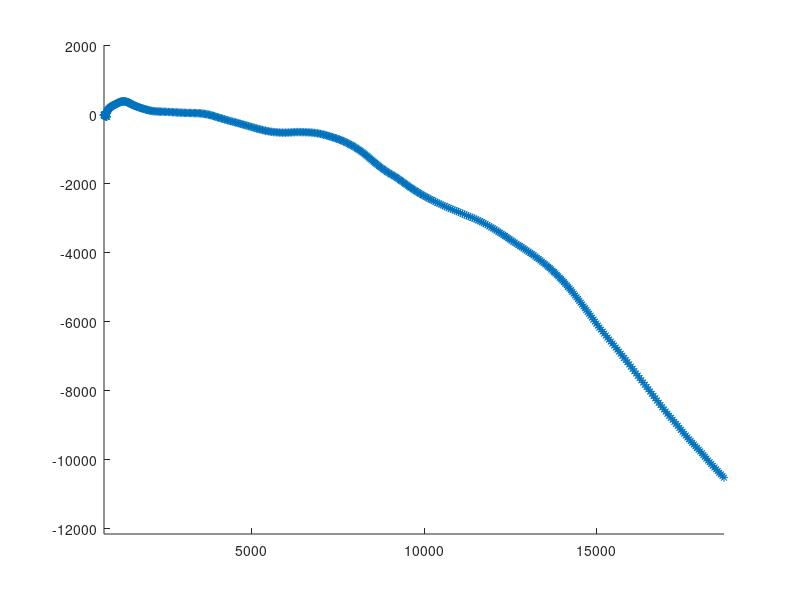

MATLAB code for this plot: (Note: this script raises an error after producing the figure.)
%% Clear and initialize model

clear all

% Transition probability matrix
P = (ones(5) + diag(ones(1,5))*15)/20;

% Driving commands (bivariate Markov chain)
Z = [0 0; 3.5 0; 0 3.5; -3.5 0; 0 -3.5];
dt = 0.5;
alpha = 0.6;

% Phi matrices
phi_dash = [1 dt dt^2/2;0 1 dt; 0 0 alpha];
phi_dash_z = [dt^2/2;dt;0];
phi_dash_w = [dt^2/2;dt;1];

phi = [phi_dash zeros(3);zeros(3) phi_dash];
phi_w = [phi_dash_w zeros(3,1);zeros(3,1) phi_dash_w];
phi_z = [phi_dash_z zeros(3,1);zeros(3,1) phi_dash_z];

v = 90;
eta = 3;
sigma = 1.5;

%% Generate particle (path) of length T

% TODO: do this for N separate instances to generate N particles
% TODO: computation of weights

% Initial state vector X_0
X = randn(6,1) .* [500 5 5 200 5 5]';

% Index for initial driving command Z_0
c = randi(5); 

T = 501; % Number of time steps

% Drive T steps and store X vector at each time step in test_particle
particle = zeros(6,T);
W = randn(2, 1)*0.25;
particle(:,1) = phi*X + phi_z*Z(c,:)' + phi_w*W;

for t = 1:T-1
    % Driving command for next step,
    y = linspace(1,5,5);
    if (rand() > 0.8)
        c = randsample(setdiff(y,c),1);
    end
    W = randn(2, 1)*0.25;
    particle(:,t+1) = phi*particle(:,t) + phi_z*Z(c,:)' + phi_w*W;
end

figure(1)
clf
hold on

coords = particle([1 4],:)';
% coords = [particle(1,:)' particle(4,:)'];
plot(coords(:,1),coords(:,2),'*')
axis equal

%%

load('HA1-data/stations.mat');
load('HA1-data/RSSI-measurements.mat');

y = Y;

%%

sigma=1.5;

% Y = v - 10*eta*log10|x-pi| + noise;
y1 = v - 10*eta*log10(sqrt( sum((coords-pos_vec(:,1)').^2, 2) )) + sigma*randn(501,1);
y2 = v - 10*eta*log10(sqrt( sum((coords-pos_vec(:,2)').^2, 2) )) + sigma*randn(501,1);
y3 = v - 10*eta*log10(sqrt( sum((coords-pos_vec(:,3)').^2, 2) )) + sigma*randn(501,1);
y4 = v - 10*eta*log10(sqrt( sum((coords-pos_vec(:,4)').^2, 2) )) + sigma*randn(501,1);
y5 = v - 10*eta*log10(sqrt( sum((coords-pos_vec(:,5)').^2, 2) )) + sigma*randn(501,1);
y6 = v - 10*eta*log10(sqrt( sum((coords-pos_vec(:,6)').^2, 2) )) + sigma*randn(501,1);

y = [y1';y2';y3';y4';y5';y6'];

%%

N = 500;

sigmas = [500 5 5 200 5 5];

X_p = [randn(6,N).*sigmas'; randi(5,1,N)];
% W_p = prod(normpdf(X_p(1:6,:), zeros(6,1), sigmas'));
figure(1)
clf
plot(coords(:,1),coords(:,2), 'b')
hold on
plot(pos_vec(1,:), pos_vec(2,:), 'r*')
axis equal
title('Generated path')
xlabel('X')
ylabel('Y')
legend('Generated path', 'Base stations')

figure(2)
clf
plot(y')
axis([0 501 -40 20])
title('Generated signal strength for all base stations')
xlabel('Time step')
ylabel('Signal strength (dB)')
legend('norr', 'söder', 'nordost', 'sydost', 'sydväst', 'nordväst')


figure(3)
clf
plot(X_p(1,:), X_p(4,:), '.')
hold on
plot(pos_vec(1,:), pos_vec(2,:), 'r*')
axis equal

%%

y1t = zeros(6,N);
for i = 1:6
    y1t(i,:) = v - 10*eta*log10(sqrt( sum((X_p([1 4],:)-pos_vec(:,i)).^2, 1) ));
end
W_p = prod(normpdf(y1t, y(:,1), sigma));
% W_p = ones(1,N);

figure(4)
clf
plot3(X_p(1,:),X_p(4,:), W_p, '*')
hold on
plot3(coords(1,1), coords(1,2), max(W_p), 'ro')
axis vis3d
xlabel('X')
ylabel('Y')
zlabel('Z')

guesses = [];
guesses = [guesses sum(X_p(1:6,:).*W_p, 2)/sum(W_p)];
% plot3(guess(1),guess(4),max(W_p), 'go')

sigma_w = .25;

for i = 2:30
    
%     particle(:,t+1) = phi*particle(:,t) + phi_z*Z(c,:)' + phi_w*W;
    W = randn(2, N)*sigma_w^2;
    X_p(1:6,:) = phi*X_p(1:6,:) + phi_z * Z(X_p(7,:),:)' + phi_w*W;
%     X_diff = phi_w*W;
    
%     W_p = W_p .* prod(normpdf(W, 0, sigma_w),1);
    
    change = rand(N,1);
    num = sum(change<.25);
    new = zeros(1,N);
    new(change<.25) = randi(5, 1,num);
    changed = X_p(7,:) ~= new & (change<.25)';
    X_p(7, change<.25) = new(new>0);
    
    for j = 1:6
        y1t(j,:) = v - 10*eta*log10(sqrt( sum((X_p([1 4],:)-pos_vec(:,j)).^2, 1) ));
    end
    
    W_p = W_p.*prod(normpdf(y1t, y(:,1), sigma));
%     W_p(changed) = W_p(changed)*.2;
%     W_p(~changed) = W_p(~changed)*.8;
%     W_p
%     W_p
%     W_p = W_p.*prod(normpdf(y1t, y(:,1), sigma));
    guesses = [guesses sum(X_p(1:6,:).*W_p, 2)/sum(W_p)];
%     [max(W_p) prod(normpdf(y1t, y(:,1), sigma))]
    if (max(W_p) > 1e-50)
%         W_p = W_p./max(W_p);
    else
%         W_p = 1;
    end

%     figure(3)
%     clf
%     plot(X_p(1,:), X_p(4,:), '.')
%     hold on
%     plot(pos_vec(1,:), pos_vec(2,:), 'r*')
%     plot(coords(i,1), coords(i,2), 'g*')
%     plot(guesses(1,i), guesses(4,i), 'm*')
% 
%     text(-4900, 3800, ['Time step: ' num2str(i)]);
%     text(-4900, 3500, ['Sum of weights: ' num2str(sum(W_p))]);
% %     [i coords(i,1) coords(i,2)]
%     axis equal
%     axis([-5000 5000 -4000 4000])
%     title('Simulation with particles')
%     xlabel('X')
%     ylabel('Y')
%     legend('Particles','Base stations','Actual position','Estimate')
%     drawnow
    figure(6)
    clf
    hist(log10(W_p), 20)
    title(['Weight distribution for t = ' num2str(i)])
    ylabel('Count')
    xlabel('log(w)')
    drawnow

end

%%

figure(5)
clf
plot(coords(:,1), coords(:,2), 'b')
hold on
plot(guesses(1,:), guesses(4,:), 'g')
plot(pos_vec(1,:), pos_vec(2,:), 'r*')
axis equal
title('Estimated path with SIS')
xlabel('X')
ylabel('Y')
legend('Actual path', 'SIS estimate', 'Base stations')
